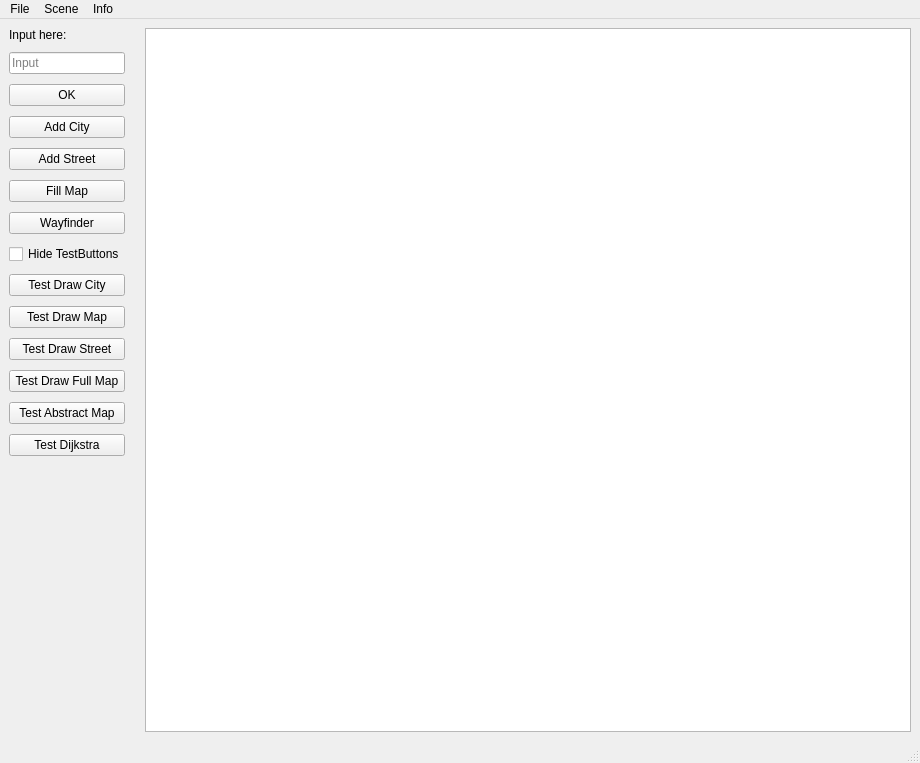
<?xml version="1.0" encoding="UTF-8"?>
<ui version="4.0">
 <class>MainWindow</class>
 <widget class="QMainWindow" name="MainWindow">
  <property name="geometry">
   <rect>
    <x>0</x>
    <y>0</y>
    <width>920</width>
    <height>763</height>
   </rect>
  </property>
  <property name="windowTitle">
   <string>MainWindow</string>
  </property>
  <widget class="QWidget" name="centralwidget">
   <layout class="QGridLayout" name="gridLayout" columnstretch="0,1">
    <property name="horizontalSpacing">
     <number>20</number>
    </property>
    <property name="verticalSpacing">
     <number>10</number>
    </property>
    <item row="1" column="0">
     <widget class="QLineEdit" name="lineEdit_Input">
      <property name="placeholderText">
       <string>Input</string>
      </property>
      <property name="clearButtonEnabled">
       <bool>true</bool>
      </property>
     </widget>
    </item>
    <item row="2" column="0">
     <widget class="QPushButton" name="pushButton_Input">
      <property name="toolTip">
       <string>send the Input</string>
      </property>
      <property name="text">
       <string>OK</string>
      </property>
     </widget>
    </item>
    <item row="0" column="0">
     <widget class="QLabel" name="label_Input">
      <property name="text">
       <string>Input here:</string>
      </property>
     </widget>
    </item>
    <item row="0" column="1" rowspan="15">
     <widget class="QGraphicsView" name="graphicsView"/>
    </item>
    <item row="12" column="0">
     <widget class="QPushButton" name="pushButton_TestAbstractMap">
      <property name="text">
       <string>Test Abstract Map</string>
      </property>
     </widget>
    </item>
    <item row="9" column="0">
     <widget class="QPushButton" name="pushButton_TestDrawMapWithCities">
      <property name="text">
       <string>Test Draw Map</string>
      </property>
     </widget>
    </item>
    <item row="11" column="0">
     <widget class="QPushButton" name="pushButton_TestDrawFullMap">
      <property name="text">
       <string>Test Draw Full Map</string>
      </property>
     </widget>
    </item>
    <item row="7" column="0">
     <widget class="QCheckBox" name="checkBox_HideTestButtons">
      <property name="text">
       <string>Hide TestButtons</string>
      </property>
     </widget>
    </item>
    <item row="5" column="0">
     <widget class="QPushButton" name="pushButton_FillMap">
      <property name="text">
       <string>Fill Map</string>
      </property>
     </widget>
    </item>
    <item row="3" column="0">
     <widget class="QPushButton" name="pushButton_AddCity">
      <property name="text">
       <string>Add City</string>
      </property>
     </widget>
    </item>
    <item row="10" column="0">
     <widget class="QPushButton" name="pushButton_TestDrawStreet">
      <property name="text">
       <string>Test Draw Street</string>
      </property>
     </widget>
    </item>
    <item row="6" column="0">
     <widget class="QPushButton" name="pushButton_Wayfinder">
      <property name="text">
       <string>Wayfinder</string>
      </property>
     </widget>
    </item>
    <item row="14" column="0">
     <spacer name="verticalSpacer">
      <property name="orientation">
       <enum>Qt::Vertical</enum>
      </property>
      <property name="sizeHint" stdset="0">
       <size>
        <width>20</width>
        <height>40</height>
       </size>
      </property>
     </spacer>
    </item>
    <item row="8" column="0">
     <widget class="QPushButton" name="pushButton_TestDrawCity">
      <property name="text">
       <string>Test Draw City</string>
      </property>
     </widget>
    </item>
    <item row="13" column="0">
     <widget class="QPushButton" name="pushButton_TestDijkstra">
      <property name="text">
       <string>Test Dijkstra</string>
      </property>
     </widget>
    </item>
    <item row="4" column="0">
     <widget class="QPushButton" name="pushButton_AddStreet">
      <property name="text">
       <string>Add Street</string>
      </property>
     </widget>
    </item>
   </layout>
  </widget>
  <widget class="QMenuBar" name="menubar">
   <property name="geometry">
    <rect>
     <x>0</x>
     <y>0</y>
     <width>920</width>
     <height>24</height>
    </rect>
   </property>
   <widget class="QMenu" name="menuFile">
    <property name="title">
     <string>File</string>
    </property>
    <addaction name="actionOpen"/>
    <addaction name="actionSave"/>
    <addaction name="actionExit"/>
   </widget>
   <widget class="QMenu" name="menuScene">
    <property name="title">
     <string>Scene</string>
    </property>
    <addaction name="actionClear_Scene"/>
   </widget>
   <widget class="QMenu" name="menuInfo">
    <property name="title">
     <string>Info</string>
    </property>
    <addaction name="actionAbout"/>
   </widget>
   <addaction name="menuFile"/>
   <addaction name="menuScene"/>
   <addaction name="menuInfo"/>
  </widget>
  <widget class="QStatusBar" name="statusbar"/>
  <action name="actionOpen">
   <property name="enabled">
    <bool>true</bool>
   </property>
   <property name="text">
    <string>Open</string>
   </property>
  </action>
  <action name="actionSave">
   <property name="enabled">
    <bool>false</bool>
   </property>
   <property name="text">
    <string>Save</string>
   </property>
  </action>
  <action name="actionExit">
   <property name="text">
    <string>Exit</string>
   </property>
   <property name="shortcut">
    <string>Alt+E</string>
   </property>
   <property name="iconVisibleInMenu">
    <bool>true</bool>
   </property>
  </action>
  <action name="actionClear_Scene">
   <property name="text">
    <string>Clear Scene</string>
   </property>
  </action>
  <action name="actionAbout">
   <property name="text">
    <string>Written by</string>
   </property>
  </action>
 </widget>
 <resources/>
 <connections/>
</ui>
